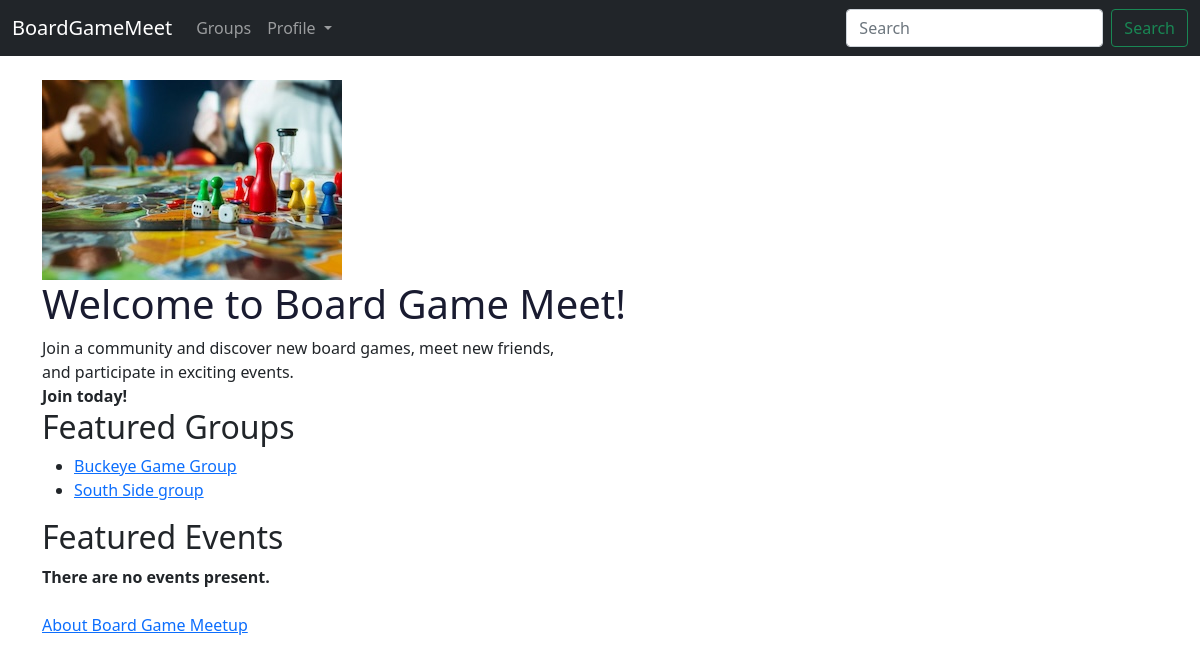
The app's page /, older data.
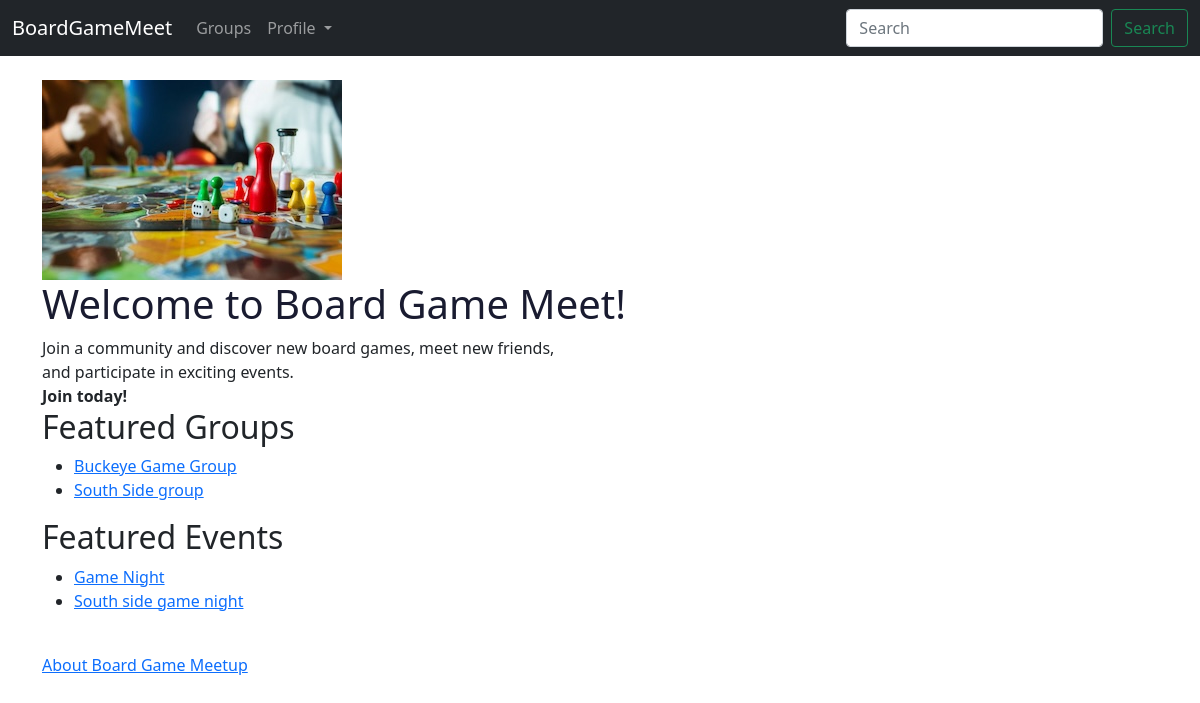
The same page, newer data.
### boardgame/models.py (models this page shows, shortened)
class Group(models.Model):
    name = models.CharField(max_length=100)
    description = models.TextField()
    location = models.CharField(max_length=255)
    members = models.ManyToManyField(User, through='GroupMembers')
    slug = models.SlugField(unique=True)

class Event(models.Model):
    group = models.ForeignKey(Group, on_delete=models.CASCADE)
    title = models.CharField(max_length=100)
    description = models.TextField()
    date_time = models.DateTimeField()
    location = models.CharField(max_length=255)
    attendees = models.ManyToManyField(User, through='EventAttendance')

### boardgame/views.py (the view)
# urls.py: path("",views.home, name="home"),
def home(request):
    group_list = Group.objects.all().order_by('name')
    event_list = Event.objects.all().order_by('title')
    context_dict = {
        'boldmessage': 'Join today!',
        'groups': group_list,
        'events': event_list
    }
    return render(request, 'boardgame/home.html', context=context_dict)

### boardgame/templates/boardgame/home.html (shortened to what this page needs)
{% extends 'boardgame/base.html' %}
{% load static %}
{% block content %}
    <head>
        <link rel="stylesheet" type ="text/css" href="{% static 'boardgame/style.css' %}">
        <img src="{% static 'boardgame/images/boardgamehome.jpeg' %}" alt="Board Game Home" />
    </head>
    <body>
        <h1 class = "test" >Welcome to Board Game Meet!</h1>
        <div>
            Join a community and discover new board games, meet new friends, <br>
            and participate in exciting events. <br />
            <strong>{{ boldmessage }}</strong><br /> </div>
        <div>
        <div>
            <h2>Featured Groups</h2>
            {% if groups %}
                <ul>
                    {% for group in groups %}
                        <li>
                            <a href="{% url 'group_profile' group.slug %}">{{ group.name }}</a>
                        </li>
                    {% endfor %}
                </ul>
            {% else %}
                <strong>There are no groups present.</strong>
            {% endif %}
        </div>
        <div>
            <h2>Featured Events</h2>
            {% if events %}
                <ul>
                    {% for event in events %}
                    <li>
                        <a href="{% url 'event_details' event.id %}">{{ event.title }}</a>
                    </li>
                    {% endfor %}
                </ul>
            {% else %}
                <strong>There are no events present.</strong>
            {% endif %}
        </div>
        <br>
        <div>
            <a href="/boardgame/about/">About Board Game Meetup</a><br />
        </div>
     </body>
{% endblock %}

Row changes from the older to the newer data that the page shows:
added Event: title "Game Night"
added Event: title "South side game night"
Text that changed along with them:
text no longer shown: "There are no events present."
